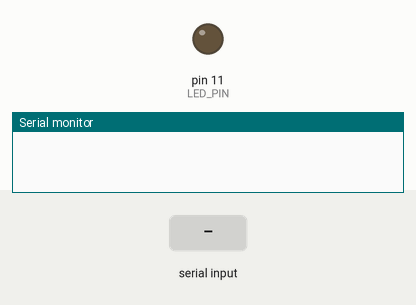
The sketch below on a simulated Arduino Uno, built with avr-gcc and run on an emulated ATmega328P. On the bench: output pins drawn as LEDs (lit = HIGH), the last lines printed to the serial monitor. The inputs (shaded band) are chosen by the test bench.

Above: at 1.2 s.
1.3 s: "90,45\n" received over Serial
At 1.7 s:
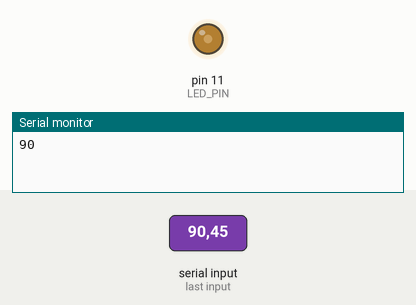
3.3 s: "30,150\n" received over Serial
At 4.2 s:
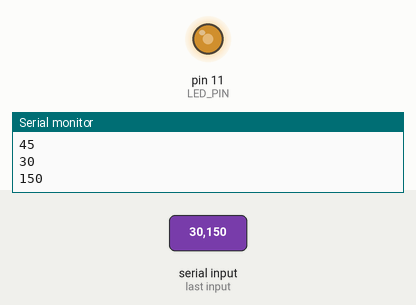
5.3 s: "200\n" received over Serial
At 6.5 s:
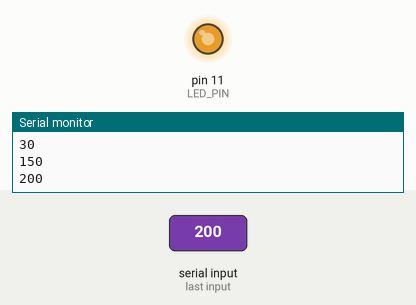
6.8 s: "90\n" received over Serial
At 7.7 s:
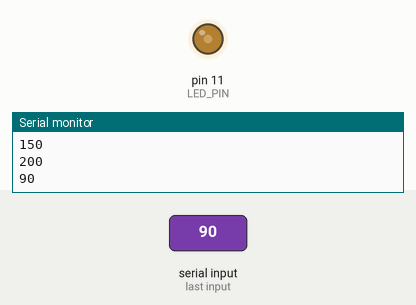
Timing chart, 0 to 9.3 s (numbered marks = the images above; inputs shaded):
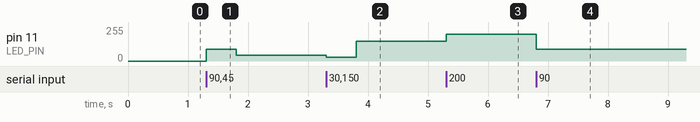

The sketch:

envia_comando.ino
```cpp
#define LED_PIN 11
#define BAUDRATE 9600
int brightness = 0;

void setup() {
  pinMode(LED_PIN, OUTPUT);
  Serial.begin(BAUDRATE);
}

void loop() {
    if(Serial.available() > 0) {
        brightness = Serial.parseInt();
        Serial.println(brightness);

        brightness = constrain(brightness, 0, 255);

        if(brightness != 0) analogWrite(LED_PIN, brightness);

        delay(500);
    }
}
```

Measured:
- after the input at 1.3 s, pin 11 (LED_PIN): 0/255 → 90/255 at once, → 45/255 0.50 s later
- after the input at 3.3 s, pin 11 (LED_PIN): 45/255 → 30/255 at once, → 150/255 0.50 s later
- after the input at 5.3 s, pin 11 (LED_PIN): 150/255 → 200/255 at once
- after the input at 6.8 s, pin 11 (LED_PIN): 200/255 → 90/255 at once
